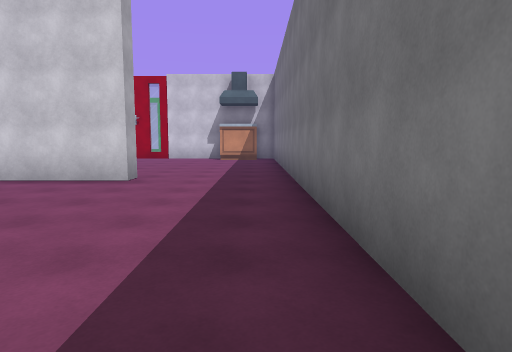
[1] (above)

13 first-person views from a walk through a Unity game level. The camera is 1.5 m above the floor, tilts 6° down and sees 75° across. The floor is counted in squares, 2 m on a side. Each view is taken from the middle of a square. On the plan, view 1 faces up. The plan holds only what a view shows up to about 11 squares ahead; the rest is blank. The player is left out.

[2]
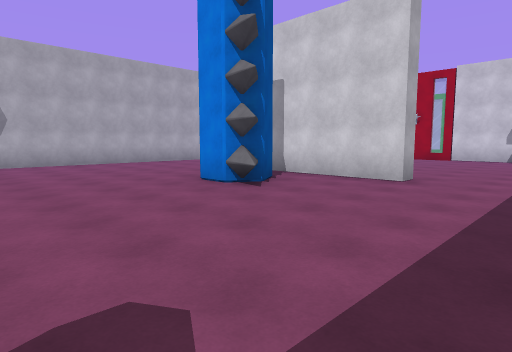

[3]
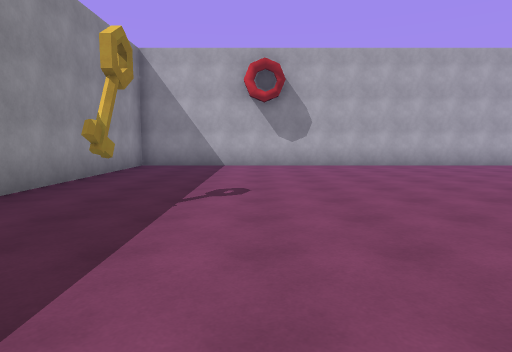

[4]
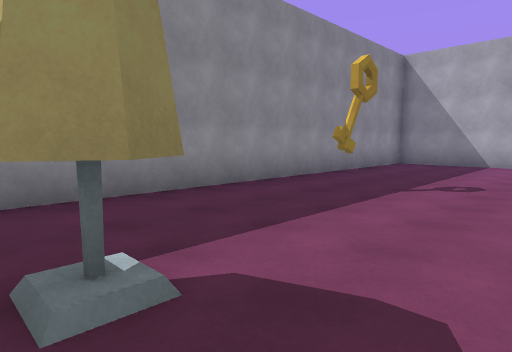

[5]
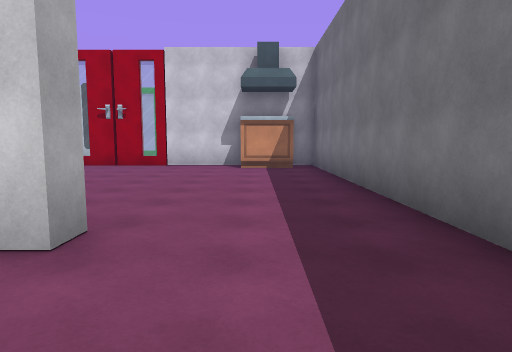

[6]
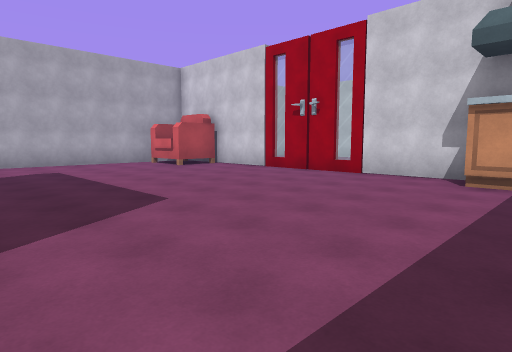

[7]
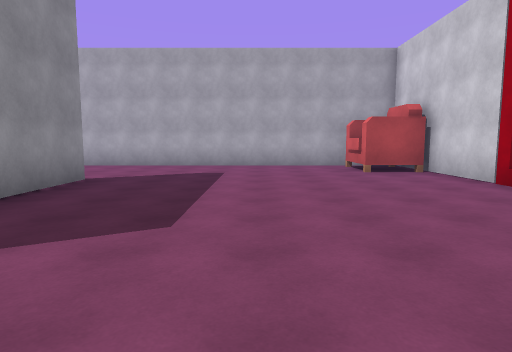

[8]
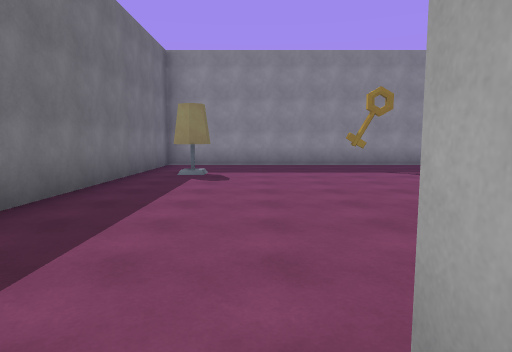

[9]
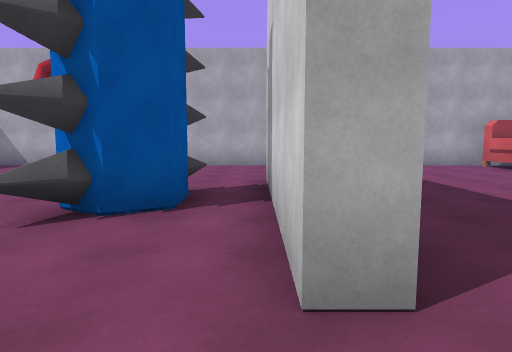

[10]
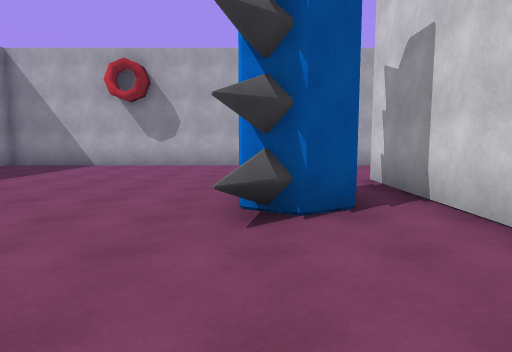

[11]
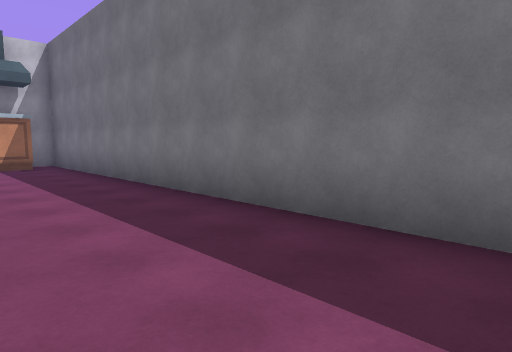

[12]
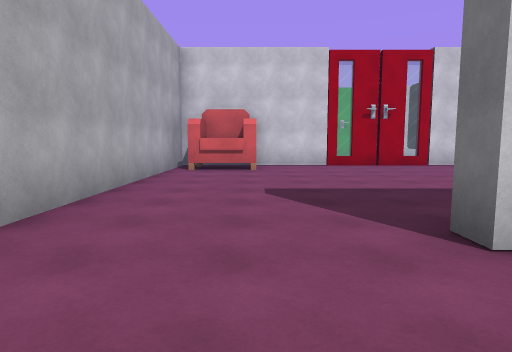

[13]
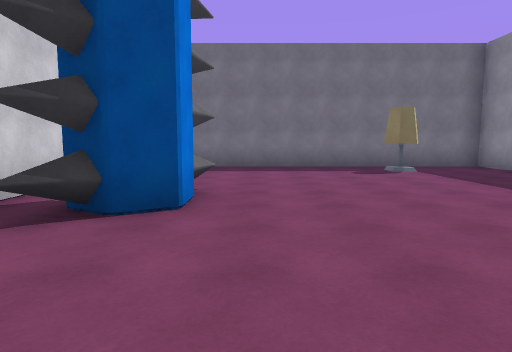

### Floor plan
Points are (right, up) in squares from view 1. A wall is a line through its corners. A room is listed if a view was taken in it or the views show most of it. See-through windows are left out.
Room 1 (views 1, 2, 3, 4, 5, 6, 7, 8, 9, 10, 11, 12, 13)
walls: (-5.6, 4.6) (-6.2, 5.2); (-4.4, 4.3) (-3.8, 3.7) (-4.7, 3.9); (-5.5, 4) (-5.8, 4.5) (-5.4, 5.1) (-4.6, 5.1) (-4.2, 4.5) (-4.6, 3.8) (-5.1, 3.8); (-2.4, 6.8) (-2.4, 6.2) (-7.4, 6.2) (-7.4, 6.7) (-5.2, 6.7); (-0.9, -0.9) (-0.9, -0.4) (-0.6, -0.2) (-0.1, -0.5); (-6.8, 14.2) (-9.4, 14.2); (0.1, 13.2) (-1.5, 13.2); (-1.4, 14.2) (-3.8, 14.2); (-11.2, 14.2) (-11.2, -3.5) (0.8, -3.5) (0.8, 14.2) (0.1, 14.2)
low walls: (-6.2, 5.2) (-5.5, 5)
objects: chair (-10, 13); other object (-4, 14)

Positions as (right, up) in squares from view 1, and headings:
1: (0, 0), facing up
2: (0, 0), facing up-left
3: (-1, 0), facing left
4: (0, 1), facing down-left
5: (-1, 4), facing up
6: (0, 7), facing up-left
7: (-1, 10), facing left
8: (-2, 7), facing down
9: (-1, 6), facing left
10: (-1, 4), facing left
11: (-2, 3), facing up-right
12: (-9, 4), facing up
13: (-9, 3), facing right
